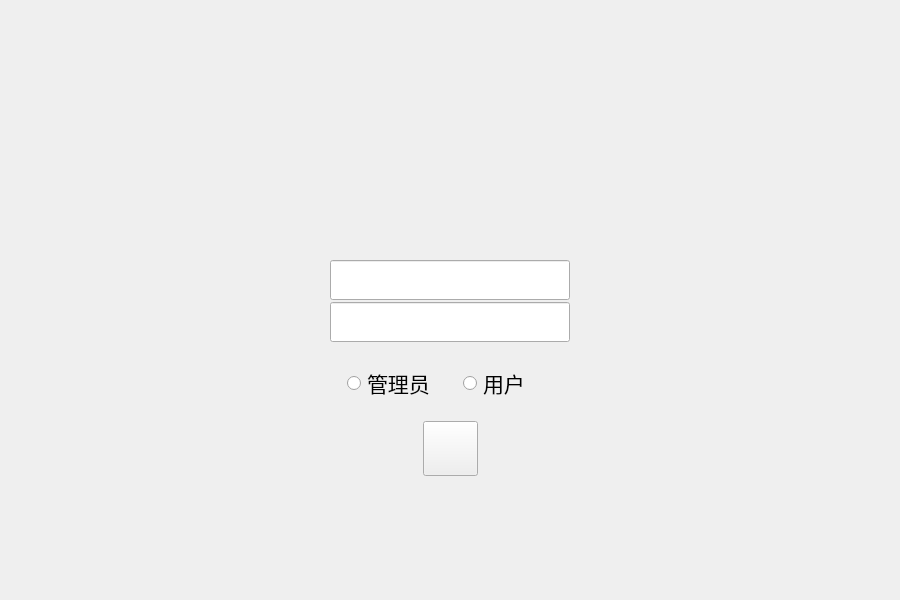
<?xml version="1.0" encoding="UTF-8"?>
<ui version="4.0">
 <class>CenterBar</class>
 <widget class="QWidget" name="CenterBar">
  <property name="geometry">
   <rect>
    <x>0</x>
    <y>0</y>
    <width>900</width>
    <height>600</height>
   </rect>
  </property>
  <property name="windowTitle">
   <string>Form</string>
  </property>
  <layout class="QGridLayout" name="gridLayout_2">
   <item row="0" column="1">
    <spacer name="verticalSpacer_4">
     <property name="orientation">
      <enum>Qt::Vertical</enum>
     </property>
     <property name="sizeHint" stdset="0">
      <size>
       <width>20</width>
       <height>93</height>
      </size>
     </property>
    </spacer>
   </item>
   <item row="1" column="0">
    <spacer name="horizontalSpacer_6">
     <property name="orientation">
      <enum>Qt::Horizontal</enum>
     </property>
     <property name="sizeHint" stdset="0">
      <size>
       <width>270</width>
       <height>20</height>
      </size>
     </property>
    </spacer>
   </item>
   <item row="1" column="1">
    <layout class="QGridLayout" name="gridLayout">
     <item row="2" column="1">
      <layout class="QVBoxLayout" name="verticalLayout">
       <property name="spacing">
        <number>2</number>
       </property>
       <item>
        <widget class="QLineEdit" name="usernameEdit">
         <property name="minimumSize">
          <size>
           <width>240</width>
           <height>40</height>
          </size>
         </property>
         <property name="maximumSize">
          <size>
           <width>240</width>
           <height>40</height>
          </size>
         </property>
         <property name="font">
          <font>
           <family>楷体</family>
           <pointsize>16</pointsize>
          </font>
         </property>
        </widget>
       </item>
       <item>
        <widget class="QLineEdit" name="passwordEdit">
         <property name="minimumSize">
          <size>
           <width>240</width>
           <height>40</height>
          </size>
         </property>
         <property name="maximumSize">
          <size>
           <width>240</width>
           <height>40</height>
          </size>
         </property>
         <property name="font">
          <font>
           <family>楷体</family>
           <pointsize>16</pointsize>
          </font>
         </property>
        </widget>
       </item>
      </layout>
     </item>
     <item row="0" column="1">
      <layout class="QHBoxLayout" name="horizontalLayout">
       <item>
        <spacer name="horizontalSpacer_3">
         <property name="orientation">
          <enum>Qt::Horizontal</enum>
         </property>
         <property name="sizeHint" stdset="0">
          <size>
           <width>40</width>
           <height>20</height>
          </size>
         </property>
        </spacer>
       </item>
       <item>
        <widget class="QLabel" name="facelabel">
         <property name="minimumSize">
          <size>
           <width>90</width>
           <height>90</height>
          </size>
         </property>
         <property name="maximumSize">
          <size>
           <width>90</width>
           <height>90</height>
          </size>
         </property>
         <property name="styleSheet">
          <string notr="true"/>
         </property>
         <property name="text">
          <string/>
         </property>
        </widget>
       </item>
       <item>
        <spacer name="horizontalSpacer_4">
         <property name="orientation">
          <enum>Qt::Horizontal</enum>
         </property>
         <property name="sizeHint" stdset="0">
          <size>
           <width>40</width>
           <height>20</height>
          </size>
         </property>
        </spacer>
       </item>
      </layout>
     </item>
     <item row="3" column="1">
      <spacer name="verticalSpacer_5">
       <property name="orientation">
        <enum>Qt::Vertical</enum>
       </property>
       <property name="sizeHint" stdset="0">
        <size>
         <width>20</width>
         <height>20</height>
        </size>
       </property>
      </spacer>
     </item>
     <item row="1" column="1">
      <spacer name="verticalSpacer_2">
       <property name="orientation">
        <enum>Qt::Vertical</enum>
       </property>
       <property name="sizeHint" stdset="0">
        <size>
         <width>50</width>
         <height>40</height>
        </size>
       </property>
      </spacer>
     </item>
     <item row="2" column="0">
      <spacer name="horizontalSpacer_10">
       <property name="orientation">
        <enum>Qt::Horizontal</enum>
       </property>
       <property name="sizeHint" stdset="0">
        <size>
         <width>40</width>
         <height>20</height>
        </size>
       </property>
      </spacer>
     </item>
     <item row="6" column="1">
      <layout class="QHBoxLayout" name="horizontalLayout_2">
       <item>
        <spacer name="horizontalSpacer">
         <property name="orientation">
          <enum>Qt::Horizontal</enum>
         </property>
         <property name="sizeHint" stdset="0">
          <size>
           <width>40</width>
           <height>20</height>
          </size>
         </property>
        </spacer>
       </item>
       <item>
        <widget class="QPushButton" name="loginBtn">
         <property name="minimumSize">
          <size>
           <width>55</width>
           <height>55</height>
          </size>
         </property>
         <property name="maximumSize">
          <size>
           <width>55</width>
           <height>55</height>
          </size>
         </property>
         <property name="styleSheet">
          <string notr="true"/>
         </property>
         <property name="text">
          <string/>
         </property>
        </widget>
       </item>
       <item>
        <spacer name="horizontalSpacer_2">
         <property name="orientation">
          <enum>Qt::Horizontal</enum>
         </property>
         <property name="sizeHint" stdset="0">
          <size>
           <width>40</width>
           <height>20</height>
          </size>
         </property>
        </spacer>
       </item>
      </layout>
     </item>
     <item row="4" column="1">
      <layout class="QHBoxLayout" name="horizontalLayout_3">
       <item>
        <spacer name="horizontalSpacer_9">
         <property name="orientation">
          <enum>Qt::Horizontal</enum>
         </property>
         <property name="sizeHint" stdset="0">
          <size>
           <width>10</width>
           <height>10</height>
          </size>
         </property>
        </spacer>
       </item>
       <item>
        <widget class="QRadioButton" name="adminRadio">
         <property name="minimumSize">
          <size>
           <width>90</width>
           <height>30</height>
          </size>
         </property>
         <property name="maximumSize">
          <size>
           <width>90</width>
           <height>30</height>
          </size>
         </property>
         <property name="font">
          <font>
           <family>楷体</family>
           <pointsize>16</pointsize>
          </font>
         </property>
         <property name="text">
          <string>管理员</string>
         </property>
        </widget>
       </item>
       <item>
        <spacer name="horizontalSpacer_5">
         <property name="orientation">
          <enum>Qt::Horizontal</enum>
         </property>
         <property name="sizeHint" stdset="0">
          <size>
           <width>20</width>
           <height>20</height>
          </size>
         </property>
        </spacer>
       </item>
       <item>
        <widget class="QRadioButton" name="userRadio">
         <property name="minimumSize">
          <size>
           <width>90</width>
           <height>30</height>
          </size>
         </property>
         <property name="maximumSize">
          <size>
           <width>90</width>
           <height>30</height>
          </size>
         </property>
         <property name="font">
          <font>
           <family>楷体</family>
           <pointsize>16</pointsize>
          </font>
         </property>
         <property name="text">
          <string>用户</string>
         </property>
        </widget>
       </item>
       <item>
        <spacer name="horizontalSpacer_8">
         <property name="orientation">
          <enum>Qt::Horizontal</enum>
         </property>
         <property name="sizeHint" stdset="0">
          <size>
           <width>10</width>
           <height>10</height>
          </size>
         </property>
        </spacer>
       </item>
      </layout>
     </item>
     <item row="5" column="1">
      <spacer name="verticalSpacer">
       <property name="orientation">
        <enum>Qt::Vertical</enum>
       </property>
       <property name="sizeHint" stdset="0">
        <size>
         <width>20</width>
         <height>17</height>
        </size>
       </property>
      </spacer>
     </item>
     <item row="2" column="2">
      <spacer name="horizontalSpacer_11">
       <property name="orientation">
        <enum>Qt::Horizontal</enum>
       </property>
       <property name="sizeHint" stdset="0">
        <size>
         <width>40</width>
         <height>20</height>
        </size>
       </property>
      </spacer>
     </item>
    </layout>
   </item>
   <item row="1" column="2">
    <spacer name="horizontalSpacer_7">
     <property name="orientation">
      <enum>Qt::Horizontal</enum>
     </property>
     <property name="sizeHint" stdset="0">
      <size>
       <width>270</width>
       <height>20</height>
      </size>
     </property>
    </spacer>
   </item>
   <item row="2" column="1">
    <spacer name="verticalSpacer_3">
     <property name="orientation">
      <enum>Qt::Vertical</enum>
     </property>
     <property name="sizeHint" stdset="0">
      <size>
       <width>20</width>
       <height>92</height>
      </size>
     </property>
    </spacer>
   </item>
  </layout>
 </widget>
 <resources/>
 <connections/>
</ui>
